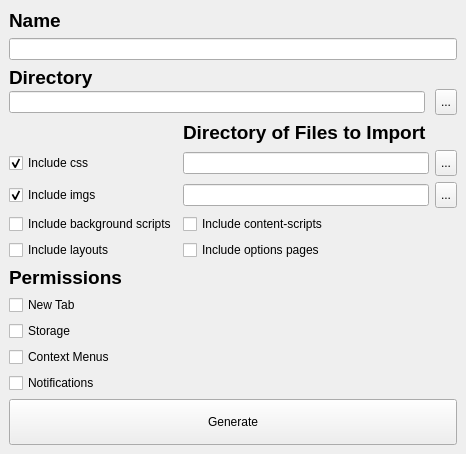
<?xml version="1.0" encoding="UTF-8"?>
<ui version="4.0">
 <class>MainWindow</class>
 <widget class="QMainWindow" name="MainWindow">
  <property name="windowModality">
   <enum>Qt::NonModal</enum>
  </property>
  <property name="geometry">
   <rect>
    <x>0</x>
    <y>0</y>
    <width>466</width>
    <height>425</height>
   </rect>
  </property>
  <property name="sizePolicy">
   <sizepolicy hsizetype="Fixed" vsizetype="Fixed">
    <horstretch>0</horstretch>
    <verstretch>0</verstretch>
   </sizepolicy>
  </property>
  <property name="windowTitle">
   <string>Chrome Extension Skeleton Generator</string>
  </property>
  <property name="styleSheet">
   <string notr="true">background: url(:/background/background.png)</string>
  </property>
  <widget class="QWidget" name="centralwidget">
   <layout class="QVBoxLayout" name="verticalLayout" stretch="0,0,0,0,0">
    <item>
     <layout class="QVBoxLayout" name="verticalLayout_2">
      <item>
       <widget class="QLabel" name="label_2">
        <property name="font">
         <font>
          <family>Helvetica</family>
          <pointsize>14</pointsize>
          <weight>75</weight>
          <bold>true</bold>
         </font>
        </property>
        <property name="text">
         <string>Name</string>
        </property>
       </widget>
      </item>
      <item>
       <widget class="QLineEdit" name="leProjectName"/>
      </item>
     </layout>
    </item>
    <item>
     <layout class="QVBoxLayout" name="verticalLayout_3" stretch="0,1">
      <property name="spacing">
       <number>0</number>
      </property>
      <property name="sizeConstraint">
       <enum>QLayout::SetMaximumSize</enum>
      </property>
      <item>
       <widget class="QLabel" name="label">
        <property name="font">
         <font>
          <family>Helvetica</family>
          <pointsize>14</pointsize>
          <weight>75</weight>
          <bold>true</bold>
         </font>
        </property>
        <property name="text">
         <string>Directory</string>
        </property>
       </widget>
      </item>
      <item>
       <layout class="QHBoxLayout" name="horizontalLayout" stretch="0,0,0">
        <property name="sizeConstraint">
         <enum>QLayout::SetDefaultConstraint</enum>
        </property>
        <item>
         <widget class="QLineEdit" name="leDirectory"/>
        </item>
        <item>
         <spacer name="horizontalSpacer">
          <property name="orientation">
           <enum>Qt::Horizontal</enum>
          </property>
          <property name="sizeType">
           <enum>QSizePolicy::Fixed</enum>
          </property>
          <property name="sizeHint" stdset="0">
           <size>
            <width>10</width>
            <height>20</height>
           </size>
          </property>
         </spacer>
        </item>
        <item>
         <widget class="QPushButton" name="btnDirectoryChoose">
          <property name="sizePolicy">
           <sizepolicy hsizetype="Fixed" vsizetype="Fixed">
            <horstretch>0</horstretch>
            <verstretch>0</verstretch>
           </sizepolicy>
          </property>
          <property name="styleSheet">
           <string notr="true">padding: 5px;</string>
          </property>
          <property name="text">
           <string>...</string>
          </property>
         </widget>
        </item>
       </layout>
      </item>
     </layout>
    </item>
    <item>
     <layout class="QGridLayout" name="gridLayout" columnstretch="0,0,0">
      <property name="sizeConstraint">
       <enum>QLayout::SetMinAndMaxSize</enum>
      </property>
      <item row="1" column="1">
       <widget class="QLineEdit" name="leIncludeCssDirectory"/>
      </item>
      <item row="4" column="1">
       <widget class="QCheckBox" name="chkIncludeOptions">
        <property name="text">
         <string>Include options pages</string>
        </property>
       </widget>
      </item>
      <item row="0" column="1">
       <widget class="QLabel" name="label_3">
        <property name="font">
         <font>
          <family>Helvetica</family>
          <pointsize>14</pointsize>
          <weight>75</weight>
          <bold>true</bold>
         </font>
        </property>
        <property name="text">
         <string>Directory of Files to Import</string>
        </property>
       </widget>
      </item>
      <item row="3" column="0">
       <widget class="QCheckBox" name="chkIncludeBgScripts">
        <property name="text">
         <string>Include background scripts</string>
        </property>
       </widget>
      </item>
      <item row="2" column="0">
       <widget class="QCheckBox" name="chkIncludeImgs">
        <property name="text">
         <string>Include imgs</string>
        </property>
        <property name="checked">
         <bool>true</bool>
        </property>
       </widget>
      </item>
      <item row="1" column="0">
       <widget class="QCheckBox" name="chkIncludeCss">
        <property name="text">
         <string>Include css</string>
        </property>
        <property name="checked">
         <bool>true</bool>
        </property>
       </widget>
      </item>
      <item row="2" column="1">
       <widget class="QLineEdit" name="leIncludeImgsDirectory"/>
      </item>
      <item row="3" column="1">
       <widget class="QCheckBox" name="chkIncludeContentScripts">
        <property name="text">
         <string>Include content-scripts</string>
        </property>
       </widget>
      </item>
      <item row="4" column="0">
       <widget class="QCheckBox" name="chkIncludeLayouts">
        <property name="text">
         <string>Include layouts</string>
        </property>
       </widget>
      </item>
      <item row="1" column="2">
       <widget class="QPushButton" name="btnCssDirectoryChoose">
        <property name="sizePolicy">
         <sizepolicy hsizetype="Fixed" vsizetype="Fixed">
          <horstretch>0</horstretch>
          <verstretch>0</verstretch>
         </sizepolicy>
        </property>
        <property name="styleSheet">
         <string notr="true">padding: 5px;</string>
        </property>
        <property name="text">
         <string>...</string>
        </property>
       </widget>
      </item>
      <item row="2" column="2">
       <widget class="QPushButton" name="btnImgDirectoryChoose">
        <property name="sizePolicy">
         <sizepolicy hsizetype="Fixed" vsizetype="Fixed">
          <horstretch>0</horstretch>
          <verstretch>0</verstretch>
         </sizepolicy>
        </property>
        <property name="styleSheet">
         <string notr="true">padding: 5px;</string>
        </property>
        <property name="text">
         <string>...</string>
        </property>
       </widget>
      </item>
     </layout>
    </item>
    <item>
     <layout class="QGridLayout" name="gridLayout_2">
      <item row="2" column="0">
       <widget class="QCheckBox" name="chkPermStorage">
        <property name="text">
         <string>Storage</string>
        </property>
       </widget>
      </item>
      <item row="3" column="0">
       <widget class="QCheckBox" name="chkPermContextMenus">
        <property name="text">
         <string>Context Menus</string>
        </property>
       </widget>
      </item>
      <item row="0" column="0">
       <widget class="QLabel" name="label_4">
        <property name="font">
         <font>
          <family>Helvetica</family>
          <pointsize>14</pointsize>
          <weight>75</weight>
          <bold>true</bold>
         </font>
        </property>
        <property name="text">
         <string>Permissions</string>
        </property>
       </widget>
      </item>
      <item row="1" column="0">
       <widget class="QCheckBox" name="chkPermNewTab">
        <property name="text">
         <string>New Tab</string>
        </property>
       </widget>
      </item>
      <item row="4" column="0">
       <widget class="QCheckBox" name="chkPermNotifications">
        <property name="text">
         <string>Notifications</string>
        </property>
       </widget>
      </item>
     </layout>
    </item>
    <item>
     <widget class="QPushButton" name="btnGenerate">
      <property name="styleSheet">
       <string notr="true">padding: 15px;</string>
      </property>
      <property name="text">
       <string>Generate</string>
      </property>
     </widget>
    </item>
   </layout>
  </widget>
 </widget>
 <resources>
  <include location="design_resources.qrc"/>
 </resources>
 <connections/>
</ui>
